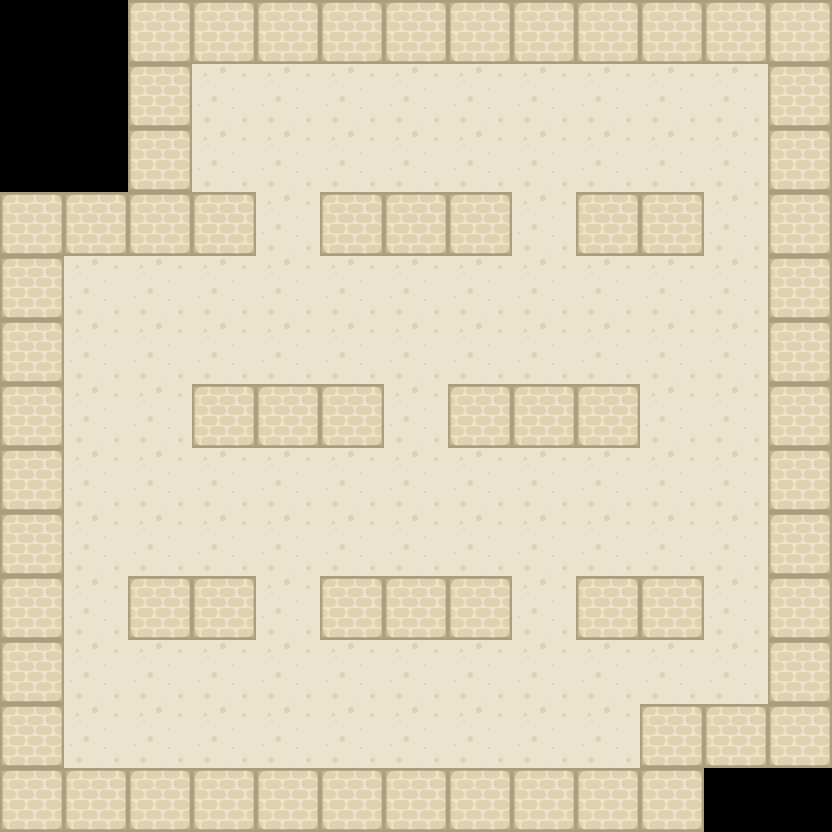

A 2D game scene composited from a Tiled map and its tileset images. What follows is a short description and the map's XML, with every tile layer's data as written:
An orthogonal 13x13 tile map with 64x64 px tiles, 2 tile layers (Слой тайлов 1, Слой тайлов 2), 2 tilesets and 63 objects (24x target, 24x box, player).

<map version="1.0" orientation="orthogonal" renderorder="right-down" width="13" height="13" tilewidth="64" tileheight="64" nextobjectid="69">
 <tileset firstgid="1" name="sprites" tilewidth="64" tileheight="64" tilecount="36" columns="6">
  <image source="../sprites/sokoban/sprites.png" width="421" height="421" />
 </tileset>
 <tileset firstgid="37" name="sprites" tilewidth="32" tileheight="32" tilecount="169" columns="13">
  <image source="../sprites/sokoban/sprites.png" width="421" height="421" />
 </tileset>
 <layer name="Слой тайлов 1" width="13" height="13">
  <data encoding="csv">
0,0,0,0,0,0,0,0,0,0,0,0,0,
0,0,0,14,14,14,14,14,14,14,14,14,0,
0,0,0,14,14,14,14,14,14,14,14,14,0,
0,0,0,0,14,0,0,0,14,0,0,14,0,
0,14,14,14,14,14,14,14,14,14,14,14,0,
0,14,14,14,14,14,14,14,14,14,14,14,0,
0,14,14,0,0,0,14,0,0,0,14,14,0,
0,14,14,14,14,14,14,14,14,14,14,14,0,
0,14,14,14,14,14,14,14,14,14,14,14,0,
0,14,0,0,14,0,0,0,14,0,0,14,0,
0,14,14,14,14,14,14,14,14,14,14,14,0,
0,14,14,14,14,14,14,14,14,14,0,0,0,
0,0,0,0,0,0,0,0,0,0,0,0,0
</data>
 </layer>
 <layer name="Слой тайлов 2" width="13" height="13">
  <data encoding="csv">
0,0,8,8,8,8,8,8,8,8,8,8,8,
0,0,8,0,0,0,0,0,0,0,0,0,8,
0,0,8,0,0,0,0,0,0,0,0,0,8,
8,8,8,8,0,8,8,8,0,8,8,0,8,
8,0,0,0,0,0,0,0,0,0,0,0,8,
8,0,0,0,0,0,0,0,0,0,0,0,8,
8,0,0,8,8,8,0,8,8,8,0,0,8,
8,0,0,0,0,0,0,0,0,0,0,0,8,
8,0,0,0,0,0,0,0,0,0,0,0,8,
8,0,8,8,0,8,8,8,0,8,8,0,8,
8,0,0,0,0,0,0,0,0,0,0,0,8,
8,0,0,0,0,0,0,0,0,0,8,8,8,
8,8,8,8,8,8,8,8,8,8,8,0,0
</data>
 </layer>
 <objectgroup name="targets">
  <object id="26" name="blue" type="target" gid="197" x="209.125" y="304.375" width="32" height="32" />
  <object id="27" name="blue" type="target" gid="197" x="273.125" y="304.375" width="32" height="32" />
  <object id="28" name="blue" type="target" gid="197" x="337.125" y="304.375" width="32" height="32" />
  <object id="32" name="blue" type="target" gid="197" x="273.125" y="368.375" width="32" height="32" />
  <object id="33" name="blue" type="target" gid="197" x="209.125" y="368.375" width="32" height="32" />
  <object id="34" name="blue" type="target" gid="197" x="337.125" y="368.375" width="32" height="32" />
  <object id="35" name="blue" type="target" gid="197" x="209.125" y="496.375" width="32" height="32" />
  <object id="36" name="blue" type="target" gid="197" x="273.125" y="496.375" width="32" height="32" />
  <object id="37" name="blue" type="target" gid="197" x="337.125" y="496.375" width="32" height="32" />
  <object id="38" name="blue" type="target" gid="197" x="337.125" y="560.375" width="32" height="32" />
  <object id="39" name="blue" type="target" gid="197" x="273.125" y="560.375" width="32" height="32" />
  <object id="41" name="blue" type="target" gid="197" x="209.125" y="560.375" width="32" height="32" />
  <object id="42" name="blue" type="target" gid="197" x="465.125" y="560.375" width="32" height="32" />
  <object id="43" name="blue" type="target" gid="197" x="529.125" y="560.375" width="32" height="32" />
  <object id="44" name="blue" type="target" gid="197" x="593.125" y="560.375" width="32" height="32" />
  <object id="45" name="blue" type="target" gid="197" x="593.125" y="496.375" width="32" height="32" />
  <object id="46" name="blue" type="target" gid="197" x="529.125" y="496.375" width="32" height="32" />
  <object id="47" name="blue" type="target" gid="197" x="465.125" y="496.375" width="32" height="32" />
  <object id="48" name="blue" type="target" gid="197" x="465.125" y="368.375" width="32" height="32" />
  <object id="49" name="blue" type="target" gid="197" x="465.125" y="304.375" width="32" height="32" />
  <object id="50" name="blue" type="target" gid="197" x="529.125" y="304.375" width="32" height="32" />
  <object id="51" name="blue" type="target" gid="197" x="529.125" y="368.375" width="32" height="32" />
  <object id="52" name="blue" type="target" gid="197" x="593.125" y="368.375" width="32" height="32" />
  <object id="53" name="blue" type="target" gid="197" x="593.125" y="304.375" width="32" height="32" />
 </objectgroup>
 <objectgroup name="boxes">
  <object id="1" name="blue" type="box" gid="22" x="640" y="320" width="64" height="64" />
  <object id="2" name="blue" type="box" gid="22" x="640" y="384" width="64" height="64" />
  <object id="3" name="blue" type="box" gid="22" x="640" y="448" width="64" height="64" />
  <object id="4" name="blue" type="box" gid="22" x="640" y="512" width="64" height="64" />
  <object id="5" name="blue" type="box" gid="22" x="640" y="576" width="64" height="64" />
  <object id="6" name="blue" type="box" gid="22" x="128" y="320" width="64" height="64" />
  <object id="7" name="blue" type="box" gid="22" x="128" y="384" width="64" height="64" />
  <object id="8" name="blue" type="box" gid="22" x="128" y="448" width="64" height="64" />
  <object id="9" name="blue" type="box" gid="22" x="128" y="512" width="64" height="64" />
  <object id="10" name="blue" type="box" gid="22" x="128" y="576" width="64" height="64" />
  <object id="11" name="blue" type="box" gid="22" x="256" y="256" width="64" height="64" />
  <object id="12" name="blue" type="box" gid="22" x="256" y="192" width="64" height="64" />
  <object id="13" name="blue" type="box" gid="22" x="512" y="256" width="64" height="64" />
  <object id="14" name="blue" type="box" gid="22" x="512" y="192" width="64" height="64" />
  <object id="15" name="blue" type="box" gid="22" x="384" y="192" width="64" height="64" />
  <object id="16" name="blue" type="box" gid="22" x="384" y="320" width="64" height="64" />
  <object id="18" name="blue" type="box" gid="22" x="384" y="384" width="64" height="64" />
  <object id="19" name="blue" type="box" gid="22" x="384" y="512" width="64" height="64" />
  <object id="20" name="blue" type="box" gid="22" x="384" y="576" width="64" height="64" />
  <object id="21" name="blue" type="box" gid="22" x="256" y="640" width="64" height="64" />
  <object id="22" name="blue" type="box" gid="22" x="256" y="704" width="64" height="64" />
  <object id="23" name="blue" type="box" gid="22" x="384" y="704" width="64" height="64" />
  <object id="24" name="blue" type="box" gid="22" x="512" y="704" width="64" height="64" />
  <object id="25" name="blue" type="box" gid="22" x="512" y="640" width="64" height="64" />
 </objectgroup>
 <objectgroup name="bonuses" />
 <objectgroup name="service">
  <object id="54" name="player" type="player" gid="18" x="704" y="128" width="64" height="64" />
 </objectgroup>
 <objectgroup name="collisions">
  <object id="55" x="128" y="0" width="704" height="64" />
  <object id="56" x="768" y="64" width="64" height="704" />
  <object id="57" x="640" y="704" width="128" height="64" />
  <object id="58" x="0" y="768" width="704" height="64" />
  <object id="59" x="0" y="192" width="64" height="576" />
  <object id="60" x="64" y="192" width="192" height="64" />
  <object id="61" x="128" y="64" width="64" height="128" />
  <object id="62" x="320" y="192" width="192" height="64" />
  <object id="63" x="576" y="192" width="128" height="64" />
  <object id="64" x="192" y="384" width="192" height="64" />
  <object id="65" x="448" y="384" width="192" height="64" />
  <object id="66" x="128" y="576" width="128" height="64" />
  <object id="67" x="320" y="576" width="192" height="64" />
  <object id="68" x="576" y="576" width="128" height="64" />
 </objectgroup>
</map>
